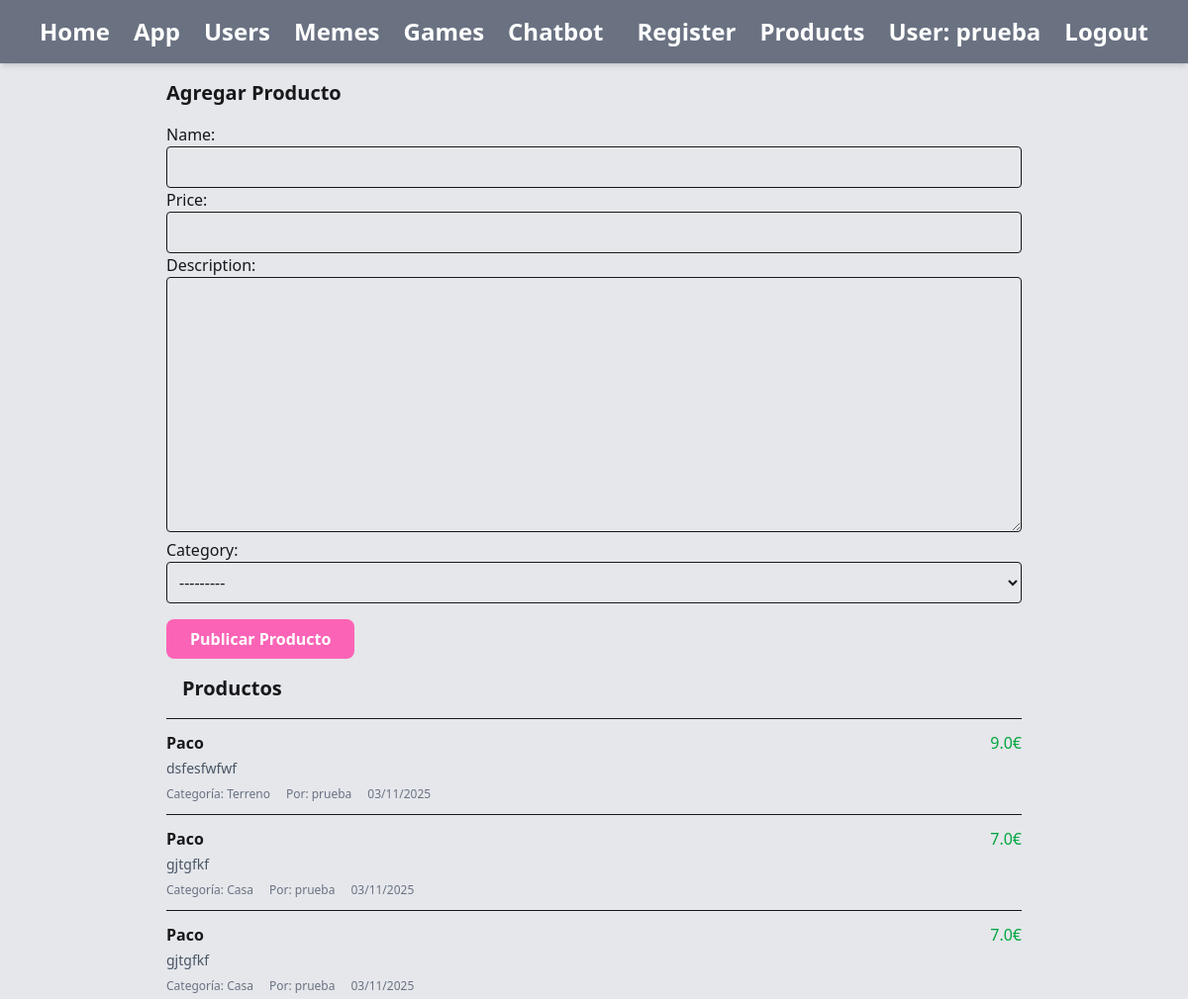
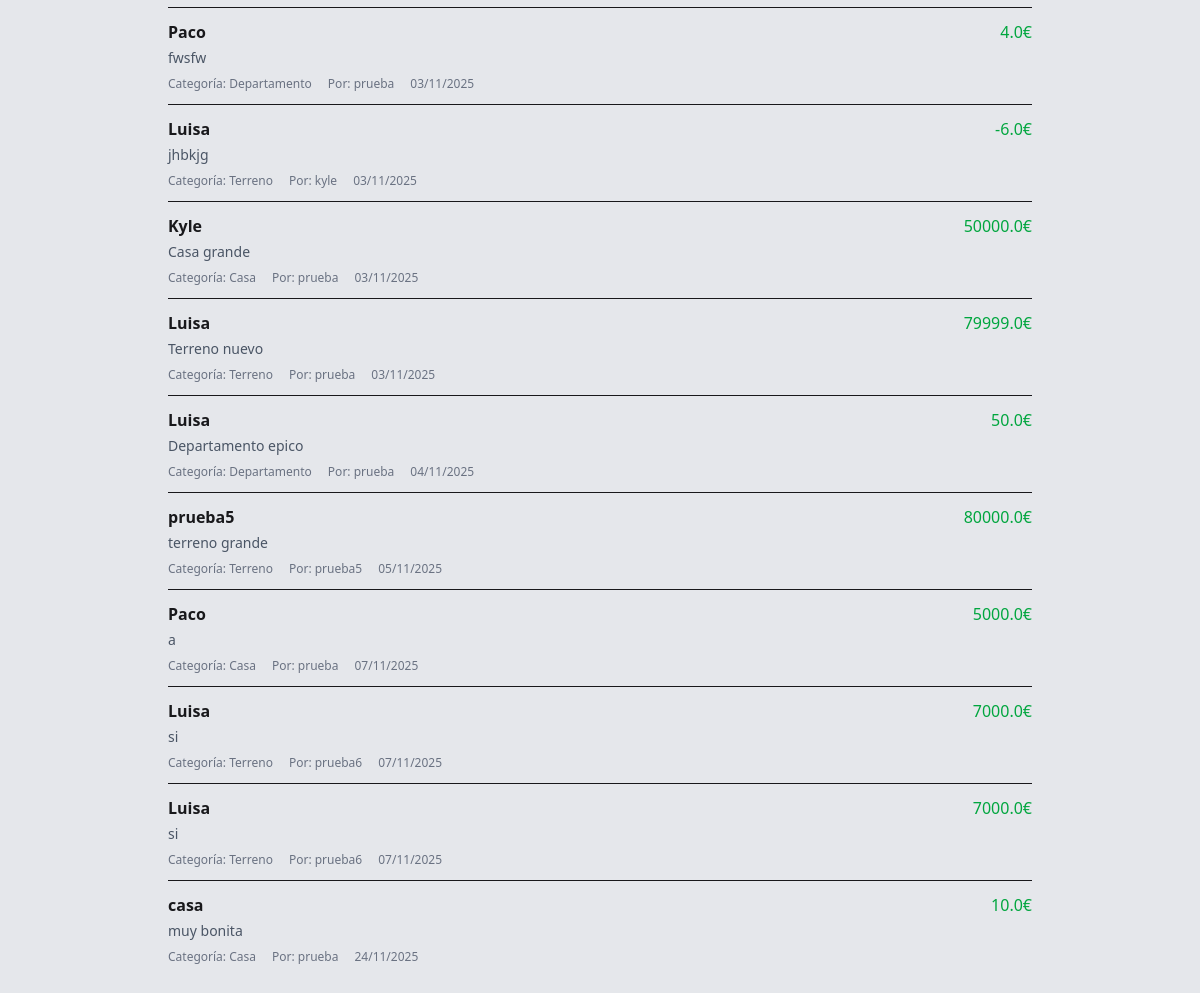
Screenshot of /product/ (signed in) with the database file from the repository (2 pictures, top to bottom).
### product/models.py (models this page shows, shortened)
class Product(models.Model):
    name = models.CharField(max_length=100)
    price = models.FloatField()
    description = models.TextField()
    category = models.CharField(max_length=3, choices=CASAS)
    user = models.ForeignKey(User, on_delete=models.CASCADE)
    date_published = models.DateTimeField(auto_now_add=True)

### product/views.py (the view)
# urls.py: path('', views.product_list_view, name='home'),
@login_required(login_url="/users/login/")
def product_list_view(request):
    if request.method == 'POST':
        form = UploadProduct(request.POST)
        if form.is_valid():
            new_product = form.save(commit=False)
            new_product.user = request.user
            new_product.save()
            return redirect('product:home')
    else:
        form = UploadProduct()
    product_list = Product.objects.all()[:20]
    return render(request, "product/list.html", {
        "product_list": product_list,
        "form": form
    })

### product/forms.py
class UploadProduct(forms.ModelForm):
    class Meta:
        model = Product
        fields = ['name', 'price', 'description', 'category']

### product/templates/product/list.html (shortened to what this page needs)
{% extends "base.html" %}
{% load static %}
{% block contenido %}
<div class="max-w-4xl mx-auto p-4">
    <div>
        <h1 class="text-xl font-bold mb-4">Agregar Producto</h1>
        <form action="{% url 'product:home' %}" method="post">
            {{ form }}
            <button class="mt-4 px-6 py-2 bg-pink-400 text-white font-semibold rounded-lg hover:bg-pink-500">
                Publicar Producto
            </button>
        </form>
    </div>
    <div>
        <div class="p-4 border-b">
            <h2 class="text-xl font-bold">Productos</h2>
        </div>
        <div>
            {% for product in product_list %}
            <div class="border-b py-3 last:border-b-0">
                <div class="flex justify-between">
                    <h3 class="font-bold">{{ product.name }}</h3>
                    <span class="text-green-600">{{ product.price }}€</span>
                </div>
                <p class="text-gray-600 text-sm mt-1">{{ product.description }}</p>
                <div class="flex text-xs text-gray-500 mt-2">
                    <span class="mr-4">Categoría: {{ product.get_category_display }}</span>
                    <span class="mr-4">Por: {{ product.user.username }}</span>
                    <span>{{ product.date_published|date:"d/m/Y" }}</span>
                </div>
            </div>
            {% empty %}
            <div class="text-center py-8 text-gray-500">
                <p>No hay productos publicados.</p>
            </div>
            {% endfor %}
        </div>
    </div>
</div>
{% endblock contenido %}

### theme/templates/base.html (shortened to what this page needs)
<!DOCTYPE html>
{% load static tailwind_tags%} {% load static %}
<html>
<head>
    {% tailwind_css %}
</head>
<body class="bg-gray-200 dark:bg-slate-950">
    <header class="bg-gray-500 dark:bg-gray-700 shadow-md">
        <nav class="flex justify-between items-center px-10 py-4">
            <div class="flex items-center space-x-6">
                <a href="{% url 'home' %}" class="text-2xl text-white font-bold hover:text-gray-400">Home</a>
                <a href="{% url 'prueba:home' %}" class="text-2xl text-white font-bold hover:text-gray-400">App</a>
                <a href="{% url 'users:home' %}" class="text-2xl text-white font-bold hover:text-gray-400">Users</a>
                <a href="{% url 'memes:meme_gallery' %}" class="text-2xl text-white font-bold hover:text-gray-400">Memes</a>
                <a href="{% url 'games:games_list' %}" class="text-2xl text-white font-bold hover:text-gray-400">Games</a>
                <a href="{% url 'bot:chatbot' %}" class="text-2xl text-white font-bold hover:text-gray-400">Chatbot</a>
            </div>
            <div class="flex items-center space-x-6">
                <a href="{% url 'users:register' %}" class="text-2xl text-white font-bold hover:text-gray-400">Register</a>
                {% if user.is_authenticated %}
                <div>
                    <a class="text-2xl text-white font-bold hover:text-gray-400" href="{% url 'product:home' %}" >Products</a>
                </div>
                <p class="text-2xl text-white font-bold">User: {{ user.username }}</p>
                {% else %}
                <div>
                    <a class="text-2xl text-white font-bold hover:text-gray-400" href="{% url 'users:login' %}">Login</a>
                </div>
                {% endif %}
                <form action="{% url 'users:logout' %}" method="post">
                    <button class="text-2xl text-white font-bold hover:text-gray-400">Logout</button>
                </form>
            </div>
        </nav>
    </header>
    <div class="container mx-auto">
        {% block contenido %}
        {% endblock contenido %}
    </div>
</body>
</html>

### product/templates/product/list.html (style rules this page uses)
textarea { width: 100%; padding: 8px; border-radius: 4px; box-sizing: border-box; border: 1px solid; }
input, select, textarea { width: 100%; padding: 8px; border-radius: 4px; box-sizing: border-box; border: 1px solid; }

### rows the page displays
Product: name "Paco", price "9.0", description "dsfesfwfwf", category "Terreno", user.username "prueba", date_published "03/11/2025"
Product: name "Paco", price "7.0", description "gjtgfkf", category "Casa", user.username "prueba", date_published "03/11/2025"
Product: name "Paco", price "7.0", description "gjtgfkf", category "Casa", user.username "prueba", date_published "03/11/2025"
Product: name "Paco", price "4.0", description "fwsfw", category "Departamento", user.username "prueba", date_published "03/11/2025"
Product: name "Luisa", price "-6.0", description "jhbkjg", category "Terreno", user.username "kyle", date_published "03/11/2025"
Product: name "Kyle", price "50000.0", description "Casa grande", category "Casa", user.username "prueba", date_published "03/11/2025"
Product: name "Luisa", price "79999.0", description "Terreno nuevo", category "Terreno", user.username "prueba", date_published "03/11/2025"
Product: name "Luisa", price "50.0", description "Departamento epico", category "Departamento", user.username "prueba", date_published "04/11/2025"
Product: name "prueba5", price "80000.0", description "terreno grande", category "Terreno", user.username "prueba5", date_published "05/11/2025"
Product: name "Paco", price "5000.0", description "a", category "Casa", user.username "prueba", date_published "07/11/2025"
Product: name "Luisa", price "7000.0", description "si", category "Terreno", user.username "prueba6", date_published "07/11/2025"
Product: name "Luisa", price "7000.0", description "si", category "Terreno", user.username "prueba6", date_published "07/11/2025"
Product: name "casa", price "10.0", description "muy bonita", category "Casa", user.username "prueba", date_published "24/11/2025"

### other values shown
{{ user.username }} "prueba"
